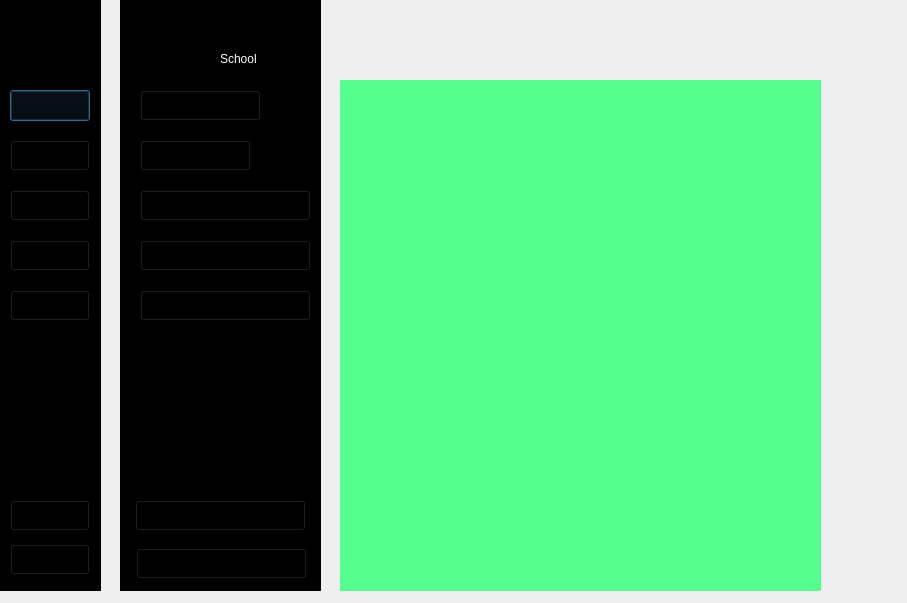
<?xml version="1.0" encoding="UTF-8"?>
<ui version="4.0">
 <class>centralwidget</class>
 <widget class="QDialog" name="centralwidget">
  <property name="geometry">
   <rect>
    <x>0</x>
    <y>0</y>
    <width>907</width>
    <height>603</height>
   </rect>
  </property>
  <property name="windowTitle">
   <string>Dialog</string>
  </property>
  <widget class="QWidget" name="icon_only_widget" native="true">
   <property name="geometry">
    <rect>
     <x>0</x>
     <y>0</y>
     <width>101</width>
     <height>591</height>
    </rect>
   </property>
   <property name="styleSheet">
    <string notr="true">QWidget{
	background-color: rgb(0, 0, 0);
}</string>
   </property>
   <widget class="QPushButton" name="pushButton">
    <property name="geometry">
     <rect>
      <x>10</x>
      <y>90</y>
      <width>80</width>
      <height>31</height>
     </rect>
    </property>
    <property name="autoFillBackground">
     <bool>false</bool>
    </property>
    <property name="text">
     <string/>
    </property>
    <property name="icon">
     <iconset resource="resources.qrc">
      <normaloff>:/assets/dashboardsmall1.png</normaloff>:/assets/dashboardsmall1.png</iconset>
    </property>
   </widget>
   <widget class="QLabel" name="label_4">
    <property name="geometry">
     <rect>
      <x>30</x>
      <y>30</y>
      <width>40</width>
      <height>40</height>
     </rect>
    </property>
    <property name="maximumSize">
     <size>
      <width>40</width>
      <height>40</height>
     </size>
    </property>
    <property name="text">
     <string/>
    </property>
    <property name="pixmap">
     <pixmap resource="resources.qrc">:/assets/logo.png</pixmap>
    </property>
    <property name="scaledContents">
     <bool>true</bool>
    </property>
   </widget>
   <widget class="QPushButton" name="pushButton_3">
    <property name="geometry">
     <rect>
      <x>10</x>
      <y>140</y>
      <width>80</width>
      <height>31</height>
     </rect>
    </property>
    <property name="text">
     <string/>
    </property>
    <property name="icon">
     <iconset resource="resources.qrc">
      <normaloff>:/assets/institutionsmall1.png</normaloff>:/assets/institutionsmall1.png</iconset>
    </property>
    <property name="iconSize">
     <size>
      <width>100</width>
      <height>20</height>
     </size>
    </property>
   </widget>
   <widget class="QPushButton" name="pushButton_4">
    <property name="geometry">
     <rect>
      <x>10</x>
      <y>190</y>
      <width>80</width>
      <height>31</height>
     </rect>
    </property>
    <property name="text">
     <string/>
    </property>
    <property name="icon">
     <iconset resource="resources.qrc">
      <normaloff>:/assets/studentssmall1.png</normaloff>:/assets/studentssmall1.png</iconset>
    </property>
    <property name="iconSize">
     <size>
      <width>100</width>
      <height>20</height>
     </size>
    </property>
   </widget>
   <widget class="QPushButton" name="pushButton_5">
    <property name="geometry">
     <rect>
      <x>10</x>
      <y>240</y>
      <width>80</width>
      <height>31</height>
     </rect>
    </property>
    <property name="text">
     <string/>
    </property>
    <property name="icon">
     <iconset resource="resources.qrc">
      <normaloff>:/assets/teacherssmall1.png</normaloff>:/assets/teacherssmall1.png</iconset>
    </property>
    <property name="iconSize">
     <size>
      <width>100</width>
      <height>20</height>
     </size>
    </property>
   </widget>
   <widget class="QPushButton" name="pushButton_6">
    <property name="geometry">
     <rect>
      <x>10</x>
      <y>290</y>
      <width>80</width>
      <height>31</height>
     </rect>
    </property>
    <property name="text">
     <string/>
    </property>
    <property name="icon">
     <iconset resource="resources.qrc">
      <normaloff>:/assets/financessmall1.png</normaloff>:/assets/financessmall1.png</iconset>
    </property>
    <property name="iconSize">
     <size>
      <width>100</width>
      <height>20</height>
     </size>
    </property>
   </widget>
   <widget class="QPushButton" name="pushButton_7">
    <property name="geometry">
     <rect>
      <x>10</x>
      <y>500</y>
      <width>80</width>
      <height>31</height>
     </rect>
    </property>
    <property name="styleSheet">
     <string notr="true">border-color: rgb(0, 0, 0);</string>
    </property>
    <property name="text">
     <string/>
    </property>
    <property name="icon">
     <iconset resource="resources.qrc">
      <normaloff>:/assets/settingssmall1.png</normaloff>:/assets/settingssmall1.png</iconset>
    </property>
    <property name="iconSize">
     <size>
      <width>100</width>
      <height>20</height>
     </size>
    </property>
   </widget>
   <widget class="QPushButton" name="pushButton_8">
    <property name="geometry">
     <rect>
      <x>10</x>
      <y>544</y>
      <width>80</width>
      <height>31</height>
     </rect>
    </property>
    <property name="text">
     <string/>
    </property>
    <property name="icon">
     <iconset resource="resources.qrc">
      <normaloff>:/assets/signoutsmall1.png</normaloff>:/assets/signoutsmall1.png</iconset>
    </property>
    <property name="iconSize">
     <size>
      <width>100</width>
      <height>15</height>
     </size>
    </property>
   </widget>
  </widget>
  <widget class="QWidget" name="icon_text_widget" native="true">
   <property name="geometry">
    <rect>
     <x>120</x>
     <y>0</y>
     <width>201</width>
     <height>591</height>
    </rect>
   </property>
   <property name="styleSheet">
    <string notr="true">QWidget{
	background-color: rgb(0, 0, 0);
	color:white;
}</string>
   </property>
   <widget class="QPushButton" name="pushButton_2">
    <property name="geometry">
     <rect>
      <x>20</x>
      <y>90</y>
      <width>121</width>
      <height>31</height>
     </rect>
    </property>
    <property name="text">
     <string/>
    </property>
    <property name="icon">
     <iconset resource="resources.qrc">
      <normaloff>:/assets/dashboard2.png</normaloff>:/assets/dashboard2.png</iconset>
    </property>
    <property name="iconSize">
     <size>
      <width>100</width>
      <height>60</height>
     </size>
    </property>
   </widget>
   <widget class="QLabel" name="label_2">
    <property name="geometry">
     <rect>
      <x>20</x>
      <y>30</y>
      <width>40</width>
      <height>40</height>
     </rect>
    </property>
    <property name="maximumSize">
     <size>
      <width>40</width>
      <height>40</height>
     </size>
    </property>
    <property name="text">
     <string/>
    </property>
    <property name="pixmap">
     <pixmap resource="resources.qrc">:/assets/logo.png</pixmap>
    </property>
    <property name="scaledContents">
     <bool>true</bool>
    </property>
   </widget>
   <widget class="QLabel" name="label_3">
    <property name="geometry">
     <rect>
      <x>100</x>
      <y>50</y>
      <width>54</width>
      <height>17</height>
     </rect>
    </property>
    <property name="text">
     <string>School</string>
    </property>
    <property name="wordWrap">
     <bool>false</bool>
    </property>
   </widget>
   <widget class="QPushButton" name="pushButton_9">
    <property name="geometry">
     <rect>
      <x>20</x>
      <y>140</y>
      <width>111</width>
      <height>31</height>
     </rect>
    </property>
    <property name="text">
     <string/>
    </property>
    <property name="icon">
     <iconset resource="resources.qrc">
      <normaloff>:/assets/institution2.png</normaloff>:/assets/institution2.png</iconset>
    </property>
    <property name="iconSize">
     <size>
      <width>100</width>
      <height>60</height>
     </size>
    </property>
   </widget>
   <widget class="QPushButton" name="pushButton_10">
    <property name="geometry">
     <rect>
      <x>20</x>
      <y>190</y>
      <width>171</width>
      <height>31</height>
     </rect>
    </property>
    <property name="text">
     <string/>
    </property>
    <property name="icon">
     <iconset resource="resources.qrc">
      <normaloff>:/assets/students3.png</normaloff>:/assets/students3.png</iconset>
    </property>
    <property name="iconSize">
     <size>
      <width>200</width>
      <height>60</height>
     </size>
    </property>
    <property name="autoRepeatInterval">
     <number>100</number>
    </property>
   </widget>
   <widget class="QPushButton" name="pushButton_11">
    <property name="geometry">
     <rect>
      <x>20</x>
      <y>240</y>
      <width>171</width>
      <height>31</height>
     </rect>
    </property>
    <property name="text">
     <string/>
    </property>
    <property name="icon">
     <iconset resource="resources.qrc">
      <normaloff>:/assets/teachers3.png</normaloff>:/assets/teachers3.png</iconset>
    </property>
    <property name="iconSize">
     <size>
      <width>200</width>
      <height>60</height>
     </size>
    </property>
   </widget>
   <widget class="QPushButton" name="pushButton_12">
    <property name="geometry">
     <rect>
      <x>20</x>
      <y>290</y>
      <width>171</width>
      <height>31</height>
     </rect>
    </property>
    <property name="text">
     <string/>
    </property>
    <property name="icon">
     <iconset resource="resources.qrc">
      <normaloff>:/assets/finances4.png</normaloff>:/assets/finances4.png</iconset>
    </property>
    <property name="iconSize">
     <size>
      <width>200</width>
      <height>60</height>
     </size>
    </property>
   </widget>
   <widget class="QPushButton" name="pushButton_13">
    <property name="geometry">
     <rect>
      <x>15</x>
      <y>500</y>
      <width>171</width>
      <height>31</height>
     </rect>
    </property>
    <property name="text">
     <string/>
    </property>
    <property name="icon">
     <iconset resource="resources.qrc">
      <normaloff>:/assets/settings2.png</normaloff>:/assets/settings2.png</iconset>
    </property>
    <property name="iconSize">
     <size>
      <width>200</width>
      <height>60</height>
     </size>
    </property>
   </widget>
   <widget class="QPushButton" name="pushButton_14">
    <property name="geometry">
     <rect>
      <x>16</x>
      <y>548</y>
      <width>171</width>
      <height>31</height>
     </rect>
    </property>
    <property name="text">
     <string/>
    </property>
    <property name="icon">
     <iconset resource="resources.qrc">
      <normaloff>:/assets/signout2.png</normaloff>:/assets/signout2.png</iconset>
    </property>
    <property name="iconSize">
     <size>
      <width>200</width>
      <height>60</height>
     </size>
    </property>
   </widget>
  </widget>
  <widget class="QWidget" name="main_screen_widget" native="true">
   <property name="geometry">
    <rect>
     <x>340</x>
     <y>80</y>
     <width>481</width>
     <height>511</height>
    </rect>
   </property>
   <property name="styleSheet">
    <string notr="true">background-color: rgb(84, 255, 141);</string>
   </property>
  </widget>
  <widget class="QWidget" name="header_widget" native="true">
   <property name="geometry">
    <rect>
     <x>340</x>
     <y>0</y>
     <width>501</width>
     <height>61</height>
    </rect>
   </property>
  </widget>
 </widget>
 <resources>
  <include location="resources.qrc"/>
 </resources>
 <connections/>
</ui>
